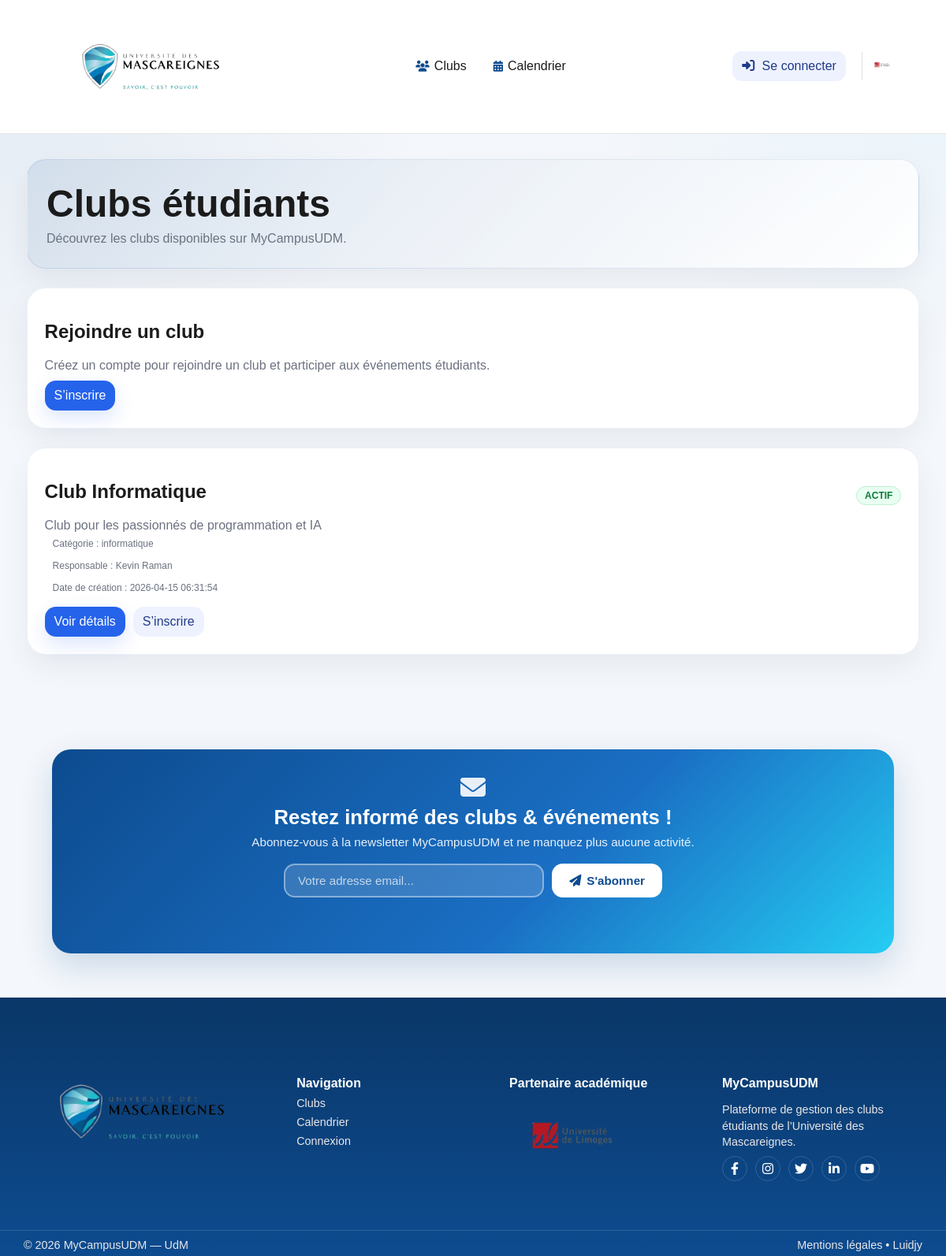
The app's page /MyCampusUdmClubsC5/clubs.php with its own data.
### tables this page shows
CREATE TABLE clubs (
    id INT AUTO_INCREMENT PRIMARY KEY,
    nom_club VARCHAR(150) NOT NULL,
    description TEXT,
    categorie ENUM('sport','culture','musique','informatique','social','entrepreneuriat','autre') DEFAULT 'autre',
    image_club VARCHAR(255) DEFAULT NULL,
    responsable_id INT DEFAULT NULL,
    statut ENUM('actif','inactif','attente','supprime') DEFAULT 'attente',
    date_creation TIMESTAMP DEFAULT CURRENT_TIMESTAMP,
    FOREIGN KEY (responsable_id) REFERENCES utilisateurs(id) ON DELETE SET NULL
);

CREATE TABLE utilisateurs (
    id INT AUTO_INCREMENT PRIMARY KEY,
    nom VARCHAR(100) NOT NULL,
    prenom VARCHAR(100) NOT NULL,
    pseudo VARCHAR(50) DEFAULT NULL UNIQUE,
    email VARCHAR(150) NOT NULL UNIQUE,
    mot_de_passe_hash VARCHAR(255) NOT NULL,
    photo_profil VARCHAR(255) DEFAULT NULL,
    telephone VARCHAR(30) DEFAULT NULL,
    filiere VARCHAR(100) DEFAULT NULL,
    bio TEXT DEFAULT NULL,
    role ENUM('etudiant','responsable','admin') DEFAULT 'etudiant',
    statut ENUM('actif','inactif') DEFAULT 'actif',
    date_creation TIMESTAMP DEFAULT CURRENT_TIMESTAMP
);

### MyCampusUdmClubsC5/clubs.php (the view, shortened to what this page needs)
<?php
require "config/database.php";
$sqlQuery = "
  SELECT c.*, u.nom, u.prenom
  FROM clubs c
  LEFT JOIN utilisateurs u ON c.responsable_id = u.id
  WHERE c.statut = 'actif'
  ORDER BY c.id DESC
";
$clubsStatement = $pdo->prepare($sqlQuery);
$clubsStatement->execute() or die(print_r($pdo->errorInfo()));
$clubs = $clubsStatement->fetchAll(PDO::FETCH_ASSOC);
?>
<section class="entete-page">
  <h1>Clubs étudiants</h1>
  <p class="texte-gris">
    Découvrez les clubs disponibles sur MyCampusUDM.
  </p>
</section>
<?php if (!isset($_SESSION["id"])) : ?>
  <section class="carte">
    <h2>Rejoindre un club</h2>
    <p class="texte-gris">
      Créez un compte pour rejoindre un club et participer aux événements étudiants.
    </p>
    <div class="carte-actions">
      <a class="bouton" href="connexion.php?form=register">S’inscrire</a>
    </div>
  </section>
<?php endif; ?>
<section class="liste-cartes">
  <?php if (empty($clubs)) : ?>
    <article class="carte">
      <h2>Liste des clubs</h2>
      <p class="texte-gris">
        Aucun club affiché pour le moment.
      </p>
    </article>
  <?php else : ?>
    <?php foreach ($clubs as $club) : ?>
      <article class="carte">
        <div class="carte-titre">
          <h2><?= htmlspecialchars($club["nom_club"]) ?></h2>
          <div class="carte-actions">
            <?php if ($club["statut"] === "actif") : ?>
              <span class="badge badge-actif">ACTIF</span>
            <?php elseif ($club["statut"] === "attente") : ?>
              <span class="badge badge-attente">EN ATTENTE</span>
            <?php else : ?>
              <span class="badge badge-annule">INACTIF</span>
            <?php endif; ?>
          </div>
        </div>
        <p class="texte-gris">
          <?= nl2br(htmlspecialchars($club["description"])) ?>
        </p>
        <?php if (!empty($club["categorie"])) : ?>
        <p class="petit texte-gris">Catégorie : <?= htmlspecialchars($club["categorie"]) ?></p>
        <?php endif; ?>
        <p class="petit texte-gris">
          Responsable :
          <?php
            if (!empty($club["prenom"]) || !empty($club["nom"]))
            {
              echo htmlspecialchars($club["prenom"] . " " . $club["nom"]);
            }
            else
            {
              echo "Non attribué";
            }
          ?>
        </p>
        <p class="petit texte-gris">
          Date de création : <?= htmlspecialchars($club["date_creation"] ?? "") ?>
        </p>
        <div class="carte-actions">
          <a class="bouton" href="club_detail.php?id=<?= htmlspecialchars($club["id"]) ?>">
            Voir détails
          </a>
          <?php if (!isset($_SESSION["id"])) : ?>
            <a class="bouton bouton-secondaire" href="connexion.php?form=register">
              S’inscrire
            </a>
          <?php endif; ?>
        </div>
      </article>
    <?php endforeach; ?>
  <?php endif; ?>
</section>

### MyCampusUdmClubsC5/css/style.css (style rules this page uses)
* { box-sizing: border-box; }
body { margin: 0; font-family: Arial, sans-serif; background: #f6f7fb; color: #1b1b1b; }
a { color: inherit; text-decoration: none; }
.entete-page h1 { margin: 0 0 6px; }
.texte-gris { color: #6b7280; margin: 0; }
.petit { font-size: 12px; }
.liste-cartes { display: grid; gap: 12px; }
.carte { background: #fff; border: 1px solid #e7e9f2; border-radius: 16px; padding: 14px; }
.carte-titre { display: flex; align-items: center; justify-content: space-between; gap: 10px; }
.carte-actions { display: flex; gap: 10px; flex-wrap: wrap; margin-top: 10px; }
.bouton { border: 0; background: #2563eb; color: #fff; padding: 10px 12px; border-radius: 12px; cursor: pointer; display: inline-block; }
.bouton-secondaire { background: #eef2ff; color: #1e3a8a; }
.petit { padding: 7px 10px; border-radius: 10px; }
.badge { font-size: 12px; padding: 4px 10px; border-radius: 999px; border: 1px solid transparent; }
.badge-actif { background: #e8fff1; color: #0f7a39; border-color: #bff0cf; }
.carte { transition: transform 0.25s ease, box-shadow 0.25s ease; }
.bouton { transition: transform 0.18s ease, filter 0.18s ease, box-shadow 0.18s ease; }

### MyCampusUdmClubsC5/css/site-main-footer.css (style rules this page uses)
:root { --udm-blue: #0d4b8f; --udm-blue-dark: #0a3768; --udm-aqua: #7dd3fc; --udm-white: #ffffff; --udm-text: #1f2937; --udm-muted: #64748b; --udm-surface: #ffffff; --udm-bg: #f4f7fb; }
body { background: radial-gradient(circle at top left, rgba(13,75,143,0.08), transparent 28%), radial-gradient(circle at top right, rgba(125,211,252,0.10), transparent 24%), var(--udm-bg); }
main.contenu.udm-main > section { margin-bottom: 1.5rem; }
main.contenu.udm-main .entete-page { background: linear-gradient(135deg, rgba(13,75,143,0.10), rgba(255,255,255,0.96)); border: 1px solid rgba(13,75,143,0.10); border-radius: 24px; padding: 1.75rem 1.5rem; box-shadow: 0 14px 34px rgba(15, 23, 42, 0.06); }
main.contenu.udm-main .entete-page h1 { font-size: clamp(2rem, 4vw, 3rem); margin-bottom: .5rem; }
main.contenu.udm-main .carte { background: rgba(255,255,255,0.96); border: 1px solid rgba(13,75,143,0.08); border-radius: 24px; padding: 1.35rem; box-shadow: 0 16px 36px rgba(15,23,42,0.06); }
main.contenu.udm-main .liste-cartes { gap: 1rem; }
main.contenu.udm-main .badge { font-weight: 600; }
main.contenu.udm-main .bouton { border-radius: 14px; box-shadow: 0 10px 24px rgba(37,99,235,0.16); }
main.contenu.udm-main .bouton-secondaire { box-shadow: none; }

### records on screen
clubs: nom_club "Club Informatique", statut "ACTIF", description "Club pour les passionnés de programmation et IA", categorie "informatique", responsable.nom "Kevin Raman", date_creation "2026-04-15 06:31:54"
